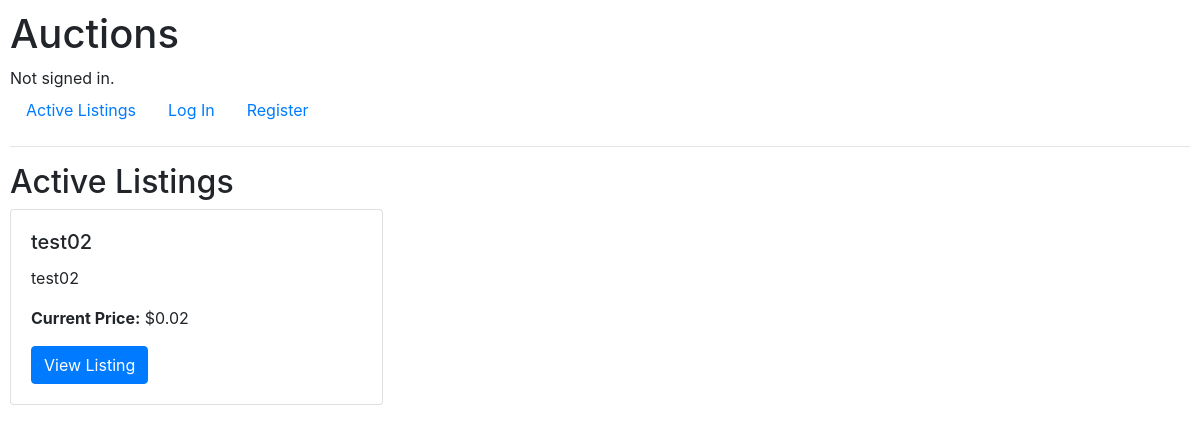
Before: / with the older database file.
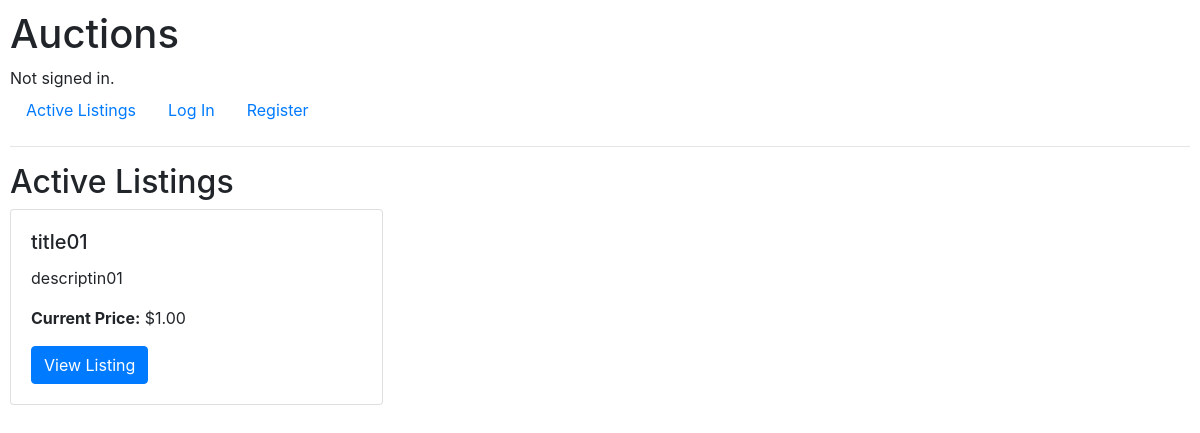
After: the same page with the newer database file.
### auctions/models.py (models this page shows, shortened)
class Listing(models.Model):
    title = models.CharField(max_length=100)
    description = models.TextField()
    starting_bid = models.DecimalField(max_digits=10, decimal_places=2)
    image_url = models.URLField(blank=True, null=True)
    category = models.ForeignKey(Category, on_delete=models.SET_NULL, null=True, blank=True)
    owner = models.ForeignKey(User, on_delete=models.CASCADE)
    is_active = models.BooleanField(default=True)

### auctions/views.py (the view)
# urls.py: path("", views.index, name="index"),
def index(request):
    listings = Listing.objects.filter(is_active=True)
    return render(request, "auctions/index.html", {"listings": listings})

### auctions/templates/auctions/index.html (shortened to what this page needs)
{% extends "auctions/layout.html" %}
{% block body %}
    <h2>Active Listings</h2>
    <div class="row">
        {% for listing in listings %}
            <div class="col-md-4">
                <div class="card mb-3">
                    <div class="card-body">
                        <h5 class="card-title">{{ listing.title }}</h5>
                        <p class="card-text">{{ listing.description }}</p>
                        <p class="card-text"><strong>Current Price:</strong> ${{ listing.starting_bid }}</p>
                        <a href="{% url 'listing_page' listing.id %}" class="btn btn-primary">View Listing</a>
                    </div>
                </div>
            </div>
        {% empty %}
            <p>No active listings at the moment.</p>
        {% endfor %}
    </div>
{% endblock %}

### auctions/templates/auctions/layout.html (shortened to what this page needs)
{% load static %}
<!DOCTYPE html>
<html lang="en">
    <head>
        <link rel="stylesheet" href="https://stackpath.bootstrapcdn.com/bootstrap/4.4.1/css/bootstrap.min.css">
        <link href="{% static 'auctions/styles.css' %}" rel="stylesheet">
    </head>
    <body>
        <h1>Auctions</h1>
        <div>
            {% if user.is_authenticated %}
                Signed in as <strong>{{ user.username }}</strong>.
            {% else %}
                Not signed in.
            {% endif %}
        </div>
        <ul class="nav">
            <li class="nav-item">
                <a class="nav-link" href="{% url 'index' %}">Active Listings</a>
            </li>
            {% if user.is_authenticated %}
                <li class="nav-item">
                    <a class="nav-link" href="{% url 'logout' %}">Log Out</a>
                </li>
            {% else %}
                <li class="nav-item">
                    <a class="nav-link" href="{% url 'login' %}">Log In</a>
                </li>
                <li class="nav-item">
                    <a class="nav-link" href="{% url 'register' %}">Register</a>
                </li>
            {% endif %}
        </ul>
        <hr>
        {% block body %}
        {% endblock %}
    </body>
</html>

### auctions/static/auctions/styles.css (style rules this page uses)
body { padding: 10px; }

Changed rows visible on the page:
removed Listing: title "test02", description "test02", starting_bid "0.02"
added Listing: title "title01", description "descriptin01", starting_bid "1.00"
